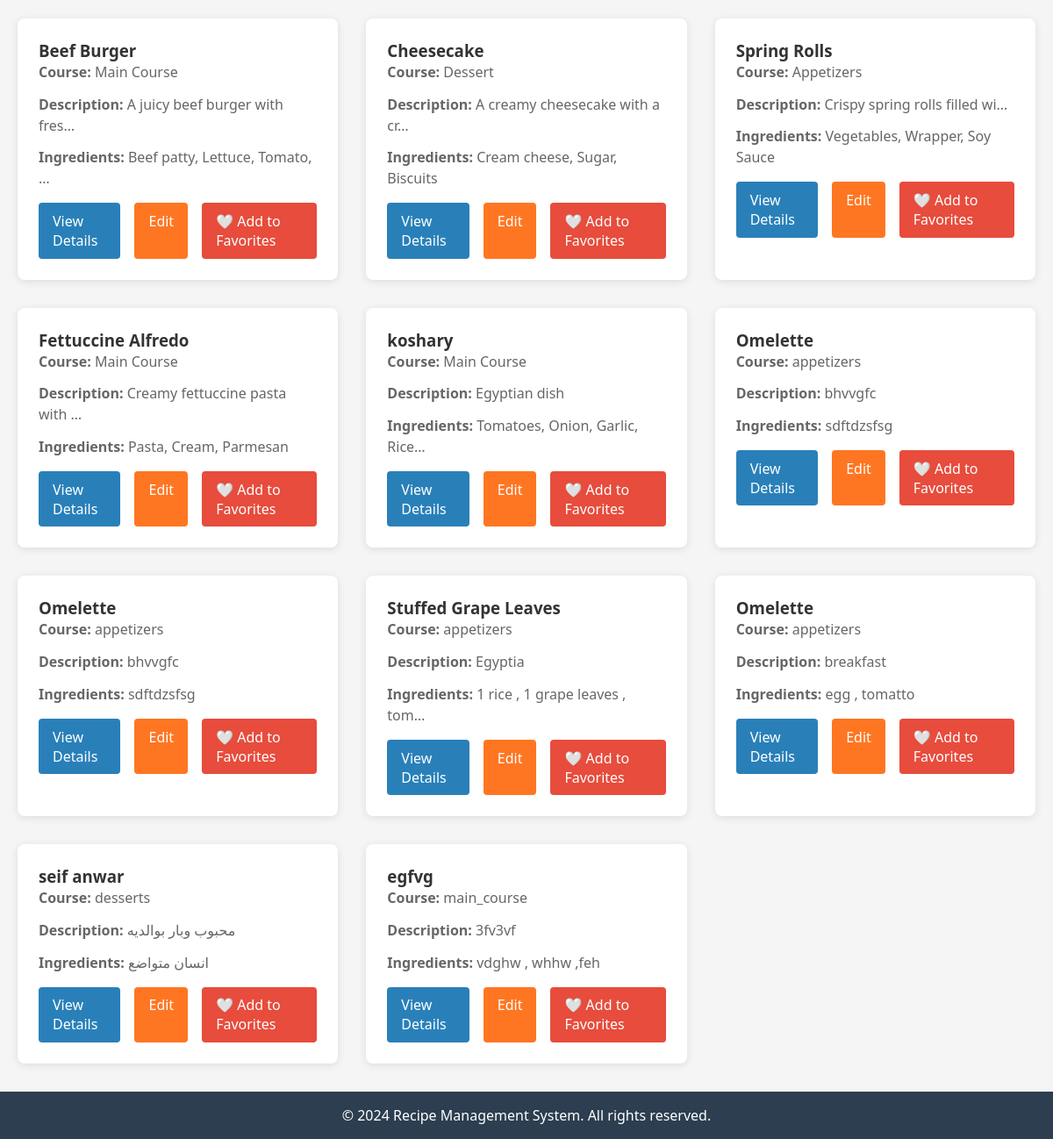
Before: /search/ (signed in, lower part) with the older database file.
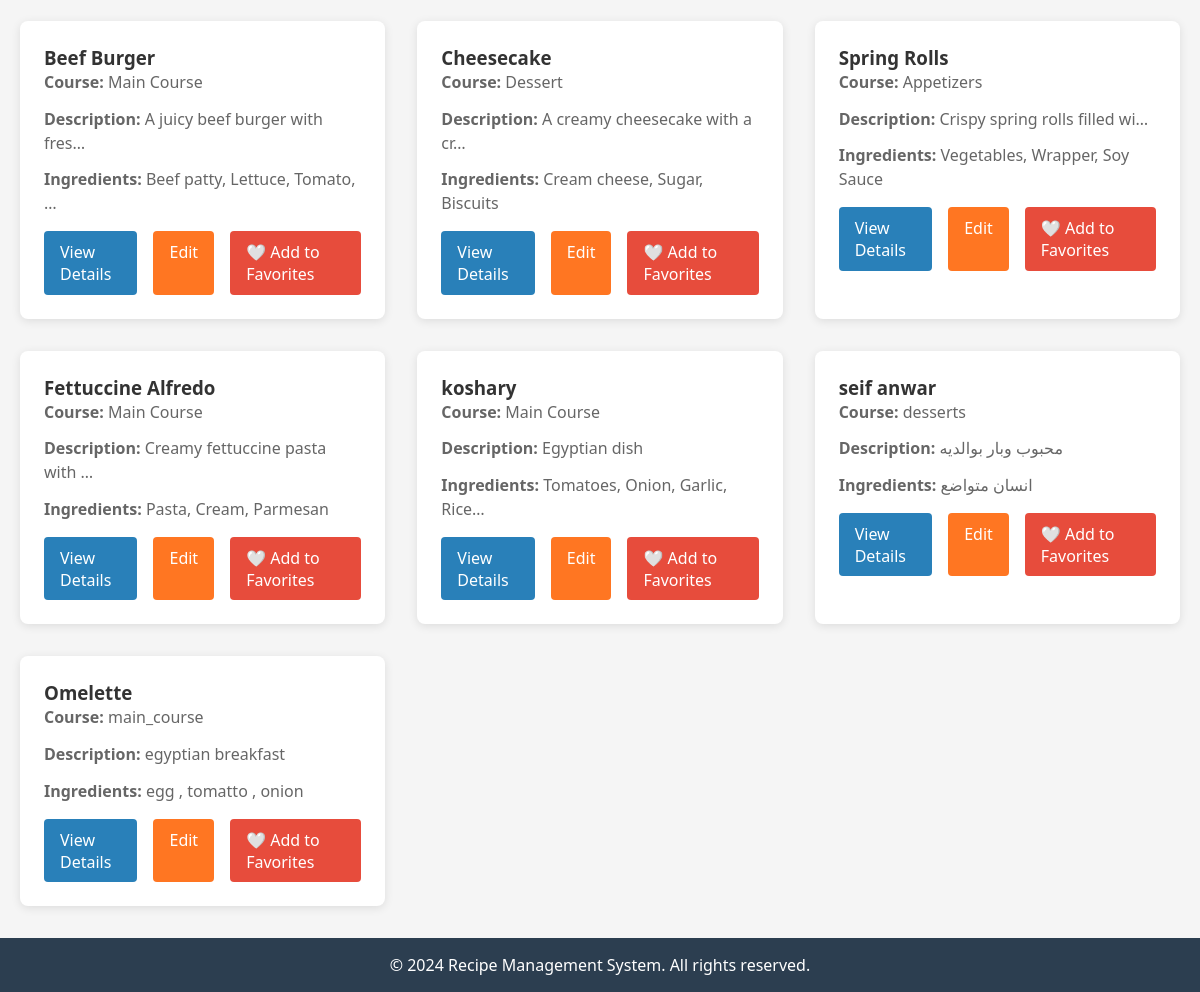
After: the same page with the newer database file.
### products/models.py (models this page shows, shortened)
class recipes(models.Model):
    name = models.CharField(max_length=60)
    course = models.CharField(max_length=40)
    descripition = models.TextField()
    Ingredients = models.CharField(max_length=100)
    isfav = models.BooleanField(default=False)

### products/views.py (the view)
# urls.py: path('search/', views.search_recipes, name='search'),
@login_required(login_url='login')
def search_recipes(request):
    favs = Favorite.objects.filter(user=request.user).values_list('recipe_id', flat=True)
    query = request.GET.get('q', '')
    ingredients = request.GET.get('ingredients', '')
    recipes_filtered = recipes.objects.all()
    if query:
        recipes_filtered = recipes_filtered.filter(
            Q(name__icontains=query) | Q(descripition__icontains=query)
        )
    if ingredients:
        ingredient_list = [i.strip() for i in ingredients.split(',')]
        for ing in ingredient_list:
            recipes_filtered = recipes_filtered.filter(ingredients__icontains=ing)
    return render(request, 'pages/Search.html', {
        'recipes': recipes_filtered,
        'query': query,
        'ingredients': ingredients,
        'favs': favs
    })

### templates/pages/Search.html (shortened to what this page needs)
<!DOCTYPE html>
<html lang="en">
  <head>
    {% load static %}
    <link rel="stylesheet" href="{% static 'css/searchstyles.css' %}" />
  </head>
  <body>
    <main>
      <section class="results-section">
        <div id="recipes-grid" class="recipes-grid">
          {% if recipes %} {% for recipe in recipes %}
          <div class="recipe-card">
            <h3>{{ recipe.name }}</h3>
            <p><strong>Course:</strong> {{ recipe.course }}</p>
            <p>
              <strong>Description:</strong> {{recipe.descripition|truncatechars:30 }}
            </p>
            <p>
              <strong>Ingredients:</strong> {{recipe.Ingredients|truncatechars:30}}
            </p>
<div class="card-actions">
            <a href="{% url 'RecipePage' recipe.id %}" class="details-btn">View Details</a>
            {% if user.is_staff %}
          <a href="{% url 'EditRecipe' recipe.id %}" class="edit-btn">Edit</a>
          {%endif%}
            {% if recipe.id in favs %}
            <a href="{% url 'remove_from_favorites' recipe.id %}" class="favorite-btn" style="text-decoration:none" data-name="${recipe.name}">
              ❤️ Remove from Favorites
            </a>
            {% else %}
            <a href="{% url 'add_to_favorites' recipe.id %}" class="favorite-btn" style="text-decoration:none" data-name="${recipe.name}">
              🤍 Add to Favorites
            </a>
            {% endif %}
            </div>
          </div>
          {% endfor %} {% else %}
          <p>No recipes found.</p>
          {% endif %}
        </div>
      </section>
    </main>
    <footer>
      <p>&copy; 2024 Recipe Management System. All rights reserved.</p>
    </footer>
  </body>
</html>

Changed rows visible on the page:
removed recipes: name "Omelette", course "appetizers", descripition "bhvvgfc", Ingredients "sdftdzsfsg", shows "🤍 Add to Favorites"
removed recipes: name "Omelette", course "appetizers", descripition "bhvvgfc", Ingredients "sdftdzsfsg", shows "🤍 Add to Favorites"
removed recipes: name "Stuffed Grape Leaves", course "appetizers", descripition "Egyptia", Ingredients "1 rice , 1 grape leaves , tom…", shows "🤍 Add to Favorites"
removed recipes: name "Omelette", course "appetizers", descripition "breakfast", Ingredients "egg , tomatto", shows "🤍 Add to Favorites"
removed recipes: name "egfvg", course "main_course", descripition "3fv3vf", Ingredients "vdghw , whhw ,feh", shows "🤍 Add to Favorites"
added recipes: name "Omelette", course "main_course", descripition "egyptian breakfast", Ingredients "egg , tomatto , onion", shows "🤍 Add to Favorites"
